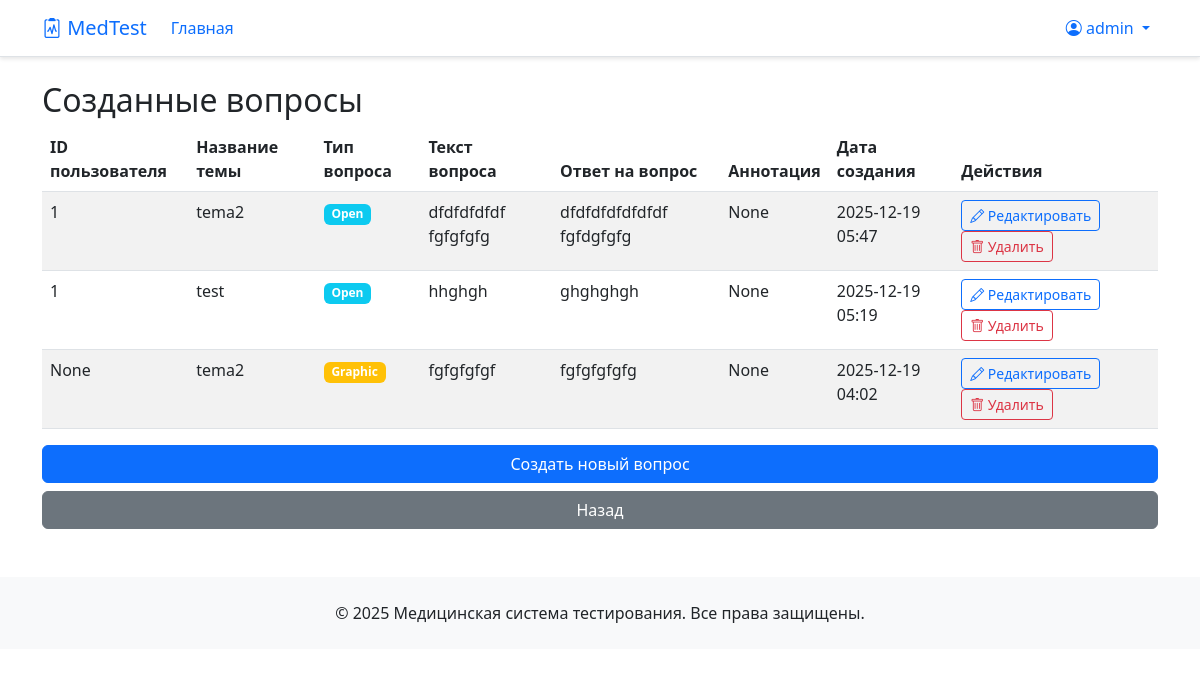
/teacher/teacher/view_questions (signed in), run on the app's committed database.
### app/models/user.py (models this page shows, shortened)
class User(UserMixin, db.Model):
    __tablename__ = 'users'
    id = db.Column(Integer, primary_key=True)
    username = db.Column(String(120), unique=True, nullable=False)
    password_hash = db.Column(String(120), nullable=False)
    role = db.Column(String(20), default='student')  # 'admin', 'teacher', 'student'
    language = db.Column(String(5), default='ru')  # Язык интерфейса
    theme = db.Column(String(50), default='default')  # Тема оформления
    first_name = db.Column(String(100))  # Имя (для студентов)
    last_name = db.Column(String(100))   # Фамилия (для студентов)
    middle_name = db.Column(String(100)) # Отчество (для студентов)
    group_number = db.Column(String(50)) # Номер группы (для студентов)
    created_at = db.Column(DateTime, default=datetime.utcnow)
    test_results = db.relationship('TestResult', back_populates='user', lazy=True)
    creator_questions = db.relationship('Question', back_populates='creator', lazy=True, foreign_keys='Question.creator_id')
    def get_formatted_name(self):
        return self.username

### app/models/question.py (models this page shows, shortened)
class Question(db.Model):
    __tablename__ = 'questions'
    id = db.Column(Integer, primary_key=True)
    question_text = db.Column(Text, nullable=False)
    question_type = db.Column(String(20), default='open')  # 'open', 'graphic'
    correct_answer = db.Column(Text)  # Для открытых вопросов: текст, для графических: ID аннотации (если не используется image_annotation_id)
    image_annotation_id = db.Column(Integer, ForeignKey('image_annotations.id')) # Для графических вопросов
    topic_id = db.Column(Integer, ForeignKey('test_topics.id'))  # ID темы вопроса
    creator_id = db.Column(Integer, ForeignKey('users.id'))  # ID создателя вопроса
    created_at = db.Column(DateTime, default=datetime.utcnow)  # Дата создания вопроса
    creator = db.relationship('User', back_populates='creator_questions', lazy=True, foreign_keys=[creator_id])
    topic = db.relationship('TestTopic', back_populates='questions', lazy=True)
    image_annotation = db.relationship('ImageAnnotation', back_populates='questions', lazy=True)

### app/models/test.py (models this page shows, shortened)
class TestTopic(db.Model):
    __tablename__ = 'test_topics'
    id = db.Column(Integer, primary_key=True)
    name = db.Column(String(200), unique=True, nullable=False)
    description = db.Column(Text)
    created_at = db.Column(DateTime, default=datetime.utcnow)
    tests = db.relationship('Test', back_populates='topic', lazy=True)
    questions = db.relationship('Question', back_populates='topic', lazy=True)

### app/routes/teacher.py (the view)
@bp.route('/teacher/view_questions')
@login_required
def view_questions():
    sort_by = request.args.get('sort_by', 'date')
    order = request.args.get('order', 'desc')
    topics = TestTopic.query.all()
    topic_map = {topic.id: topic.name for topic in topics}  # ← остаётся в памяти как dict
    if current_user.role not in ['admin', 'teacher']:
        flash('Доступ запрещен')
        return redirect(url_for('main.index'))
    sort_fields = {
        'user': Question.creator_id,
        'topic': TestTopic.name,
        'type': Question.question_type,
        'date': Question.created_at
    }
    sort_field = sort_fields.get(sort_by, Question.created_at)
    if order == 'asc':
        sort_expr = asc(sort_field)
    else:
        sort_expr = desc(sort_field)
    if current_user.role == 'admin':
        query = Question.query.join(TestTopic, Question.topic_id == TestTopic.id).order_by(sort_expr)
    else:
        query = Question.query.filter_by(creator_id=current_user.id).join(TestTopic, Question.topic_id == TestTopic.id).order_by(sort_expr)
    page = request.args.get('page', 1, type=int)
    per_page = 10  # количество вопросов на странице
    pagination = query.paginate(page=page, per_page=per_page, error_out=False)
    questions = pagination.items
    return render_template('teacher/view_questions.html',
                          questions=questions,
                          topic_map=topic_map,
                          pagination=pagination)

### app/__init__.py (called while the page is built)
@login_manager.user_loader
def load_user(user_id):
    from app.models.user import User
    return User.query.get(int(user_id))

### app/templates/teacher/view_questions.html (shortened to what this page needs)
{% extends "base.html" %}
{% block content %}
<h2>Созданные вопросы</h2>
{% if questions %}
    <div class="table-responsive">
        <table class="table table-striped">
            <thead>
                <tr>
                    {% if current_user.role in ['admin'] %}
                        <th>
                            <a href="{{ url_for('teacher.view_questions', sort_by='user', order='asc' if request.args.get('order') == 'desc' and request.args.get('sort_by') == 'user' else 'desc', page=request.args.get('page', 1)) }}"
                                class="text-decoration-none text-dark">
                                    ID пользователя
                            </a>
                        </th>
                    {% endif %}
                    <th>
                        <a href="{{ url_for('teacher.view_questions', sort_by='topic', order='asc' if request.args.get('order') == 'desc' and request.args.get('sort_by') == 'topic' else 'desc', page=request.args.get('page', 1)) }}"
                           class="text-decoration-none text-dark">
                            Название темы
                        </a>
                    </th>
                    <th>
                        <a href="{{ url_for('teacher.view_questions', sort_by='type', order='asc' if request.args.get('order') == 'desc' and request.args.get('sort_by') == 'type' else 'desc', page=request.args.get('page', 1)) }}"
                           class="text-decoration-none text-dark">
                            Тип вопроса
                        </a>
                    </th>
                    <th>Текст вопроса</th>
                    <th>Ответ на вопрос</th>
                    <th>Аннотация</th>
                    <th>
                        <a href="{{ url_for('teacher.view_questions', sort_by='date', order='asc' if request.args.get('order') == 'desc' and request.args.get('sort_by') == 'date' else 'desc', page=request.args.get('page', 1)) }}"
                           class="text-decoration-none text-dark">
                            Дата создания
                        </a>
                    </th>
                    <th>Действия</th>
            </thead>
            <tbody>
                {% for question in questions %}
                <tr>
                    {% if current_user.role in ['admin'] %}
                        <td>{{ question.creator_id }}</td>
                    {% endif %}
                    <td>
                        {%- set topic_name = topic_map.get(question.topic_id) -%}
                        {{- topic_name if topic_name is not none else '—' -}}
                    </td>
                    <td>
                        <span class="badge bg-{{ 'info' if question.question_type == 'open' else 'warning' }}">
                            {{ question.question_type|title }}
                        </span>
                    </td>
                    <td>{{ question.question_text }}</td>
                    <td>{{ question.correct_answer }}</td>
                    <td>{{ question.image_annotation_id }}</td>
                    <td>{{ question.created_at.strftime('%Y-%m-%d %H:%M') }}</td>
                    <td>
                        <a href="{{ url_for('teacher.edit_question', question_id=question.id) }}" class="btn btn-sm btn-outline-primary">
                            <i class="bi bi-pencil"></i> Редактировать
                        </a>
                        <a href="{{ url_for('teacher.delete_question', question_id=question.id) }}"
                           class="btn btn-sm btn-outline-danger"
                           onclick="return confirm('Удалить тест?')">
                            <i class="bi bi-trash"></i> Удалить
                        </a>
                    </td>
                </tr>
                {% endfor %}
            </tbody>
        </table>
    </div>
{% else %}
    <p class="text-muted">Вы не создали ни одного теста.</p>
{% endif %}
<div class="d-grid gap-2">
    <a href="{{ url_for('teacher.create_question') }}" class="btn btn-primary">Создать новый вопрос</a>
    <a href="{{ url_for('teacher.index') }}" class="btn btn-secondary">Назад</a>
</div>
{% endblock %}

### app/templates/base.html (shortened to what this page needs)
<!DOCTYPE html>
<html lang="{{ session.get('language', 'ru') }}">
<head>
    <link href="https://cdn.jsdelivr.net/npm/bootstrap@5.3.0/dist/css/bootstrap.min.css  " rel="stylesheet">
    <link rel="stylesheet" href="https://cdn.jsdelivr.net/npm/bootstrap-icons@1.10.0/font/bootstrap-icons.css  ">
</head>
<body>
    <div class="lang-buttons">
        <a href="{{ url_for('auth.change_language', language='ru') }}" class="lang-btn {{ 'active' if session.get('language', 'ru') == 'ru' }}">RU</a>
        <a href="{{ url_for('auth.change_language', language='en') }}" class="lang-btn {{ 'active' if session.get('language', 'ru') == 'en' }}">EN</a>
    </div>
    <nav class="navbar navbar-expand-lg navbar-light bg-white border-bottom">
        <div class="container">
            <a class="navbar-brand" href="{{ url_for('main.index') }}">
                <i class="bi bi-clipboard2-pulse"></i> MedTest
            </a>
            <div class="collapse navbar-collapse" id="navbarNav">
                <ul class="navbar-nav me-auto">
                    <li class="nav-item">
                        <a class="nav-link" href="{{ url_for('main.index') }}">{{ _('Главная') }}</a>
                    </li>
                </ul>
                <ul class="navbar-nav">
                    {% if current_user.is_authenticated %}
                        <li class="nav-item dropdown">
                            <a class="nav-link dropdown-toggle" href="#" role="button" data-bs-toggle="dropdown">
                                <i class="bi bi-person-circle"></i> {{ current_user.get_formatted_name() }}
                            </a>
                        </li>
                    {% else %}
                        <li class="nav-item">
                            <a class="nav-link" href="{{ url_for('auth.login') }}">{{ _('Вход') }}</a>
                        </li>
                    {% endif %}
                </ul>
            </div>
        </div>
    </nav>
        {% set messages = get_flashed_messages() %}
    <main class="container mt-4">
        {% block content %}{% endblock %}
    </main>
    <footer class="bg-light text-dark py-4 mt-5">
        <div class="container text-center">
            <p class="mb-0">{{ _('© 2025 Медицинская система тестирования. Все права защищены.') }}</p>
        </div>
    </footer>
</body>
</html>

### app/templates/base.html (style rules this page uses)
:root { --primary-color: #0d6efd; --secondary-color: #6c757d; --success-color: #198754; --info-color: #0dcaf0; --warning-color: #ffc107; --danger-color: #dc3545; --light-color: #f8f9fa; --dark-color: #212529; --white-color: #ffffff; --blue-color: #0d6efd; }
.btn-primary { background-color: var(--primary-color); border-color: var(--primary-color); }
.navbar { background-color: var(--white-color) !important; box-shadow: 0 2px 4px rgba(0,0,0,0.1); }
.navbar-brand, .nav-link { color: var(--primary-color) !important; }
.lang-buttons { position: absolute; top: 10px; right: 10px; }
.lang-btn { border: none; background: none; color: #6c757d; cursor: pointer; font-size: 0.9rem; margin-left: 5px; padding: 2px 5px; border-radius: 3px; }
.lang-btn.active { color: #0d6efd; font-weight: bold; }

### data on the page
User: get_formatted_name "admin"
Question: creator_id "1", question_type "Open", question_text "dfdfdfdfdf fgfgfgfg", correct_answer "dfdfdfdfdfdfdf fgfdgfgfg", image_annotation_id "None", created_at "2025-12-19 05:47"
TestTopic: name "tema2"
Question: creator_id "1", question_type "Open", question_text "hhghgh", correct_answer "ghghghgh", image_annotation_id "None", created_at "2025-12-19 05:19"
TestTopic: name "test"
Question: creator_id "None", question_type "Graphic", question_text "fgfgfgfgf", correct_answer "fgfgfgfgfg", image_annotation_id "None", created_at "2025-12-19 04:02"
